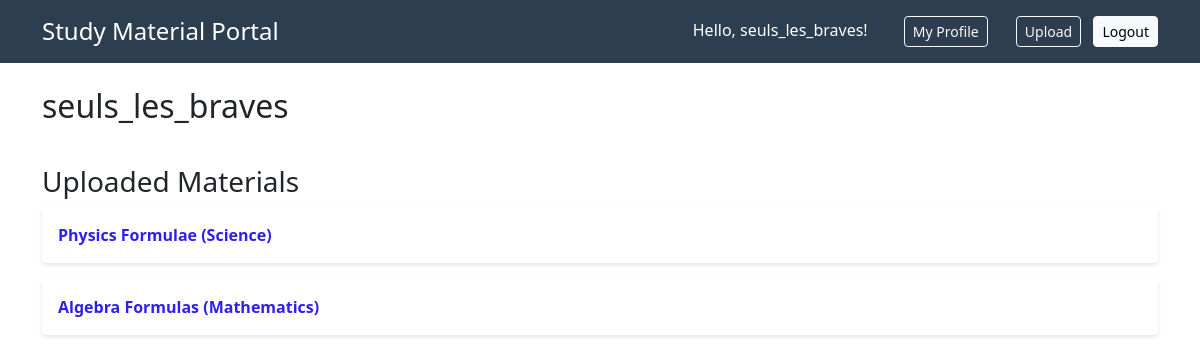
The app's page /user/seuls_les_braves/ (signed in), older data.
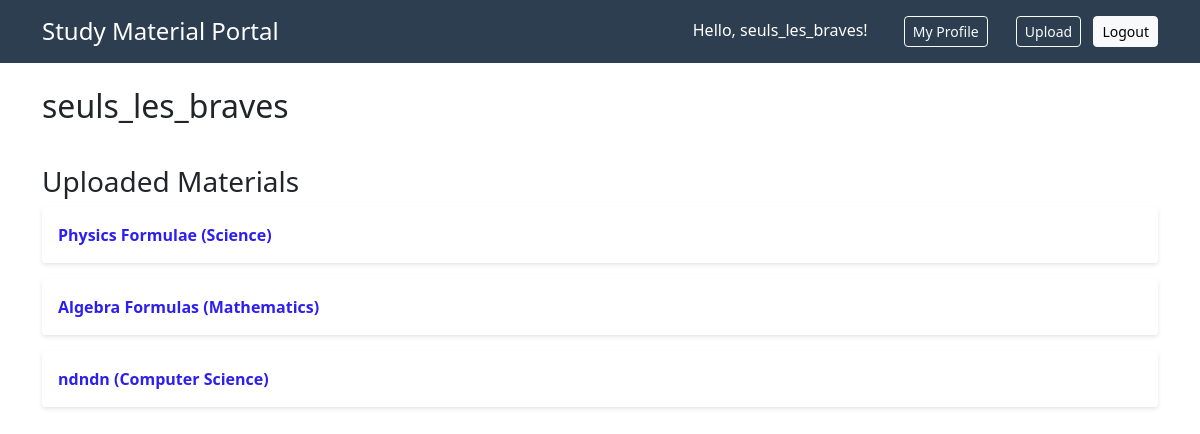
The same page, newer data.
### materials/models.py (models this page shows, shortened)
class StudyMaterial(models.Model):
    title = models.CharField(max_length=200)
    description = models.TextField()
    file = models.FileField(upload_to='materials/')
    category = models.ForeignKey(Category, on_delete=models.CASCADE)
    uploaded_by = models.ForeignKey(settings.AUTH_USER_MODEL, on_delete=models.CASCADE)
    upload_date = models.DateTimeField(auto_now_add=True)
    approved = models.BooleanField(default=False)
    preview_image = models.ImageField(upload_to='previews/', blank=True)
    class Meta:
        indexes = [
            models.Index(fields=['approved', 'upload_date']),
            models.Index(fields=['title']),
            models.Index(fields=['category']),
        ]

class Category(models.Model):
    name = models.CharField(max_length=200, unique=True)
    def __str__(self):
        return self.name
    class Meta:
        verbose_name_plural = "Categories"

### materials/views.py (the view)
# urls.py: path('user/<str:username>/', views.profile, name='user-profile'),
@login_required
def profile(request, username):
    user = get_object_or_404(User, username=username)
    user_materials = StudyMaterial.objects.filter(uploaded_by=user, approved=True)
    return render(request, 'materials/profile.html', {
        'profile_user': user,
        'materials': user_materials
    })

### materials/templates/materials/profile.html (shortened to what this page needs)
{% extends 'materials/base.html' %}
{% block content %}
<div class="profile-header">
    <h2>{{profile_user.username}}</h2>
</div>
<h3>Uploaded Materials</h3>
<ul class="material-list">
    {% for material in materials %}
        <li class="material-item">
            <a href="{% url 'material-detail' material.pk %}">
                {{ material.title }} ({{ material.category }})
            </a>
        </li>
    {% empty %}
        <p>No materials uploaded yet.</p>
    {% endfor %}
</ul>
{% endblock %}

Row changes from the older to the newer data that the page shows:
added StudyMaterial: title "ndndn", category "Computer Science"
